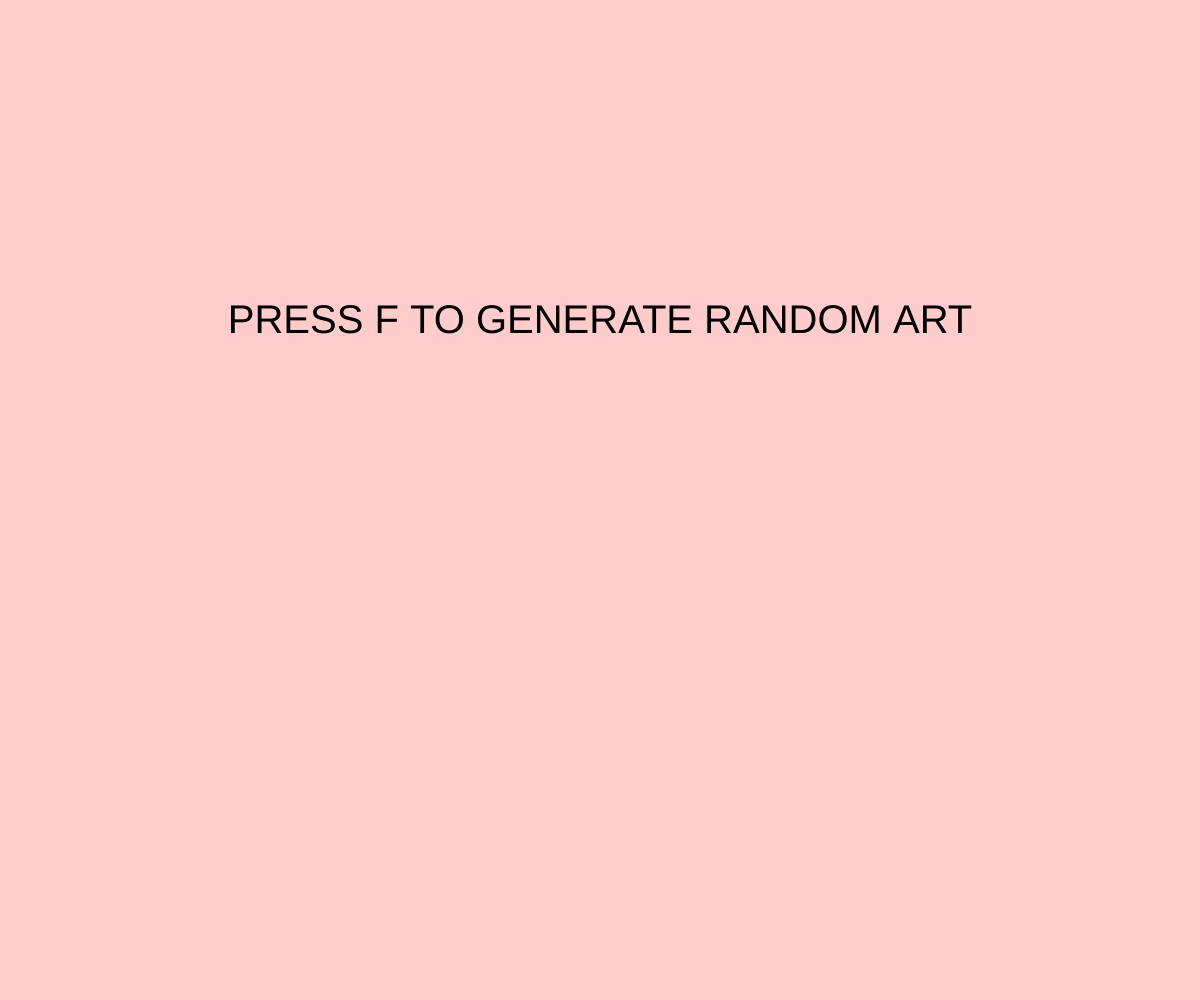
Frame 1 (no input)
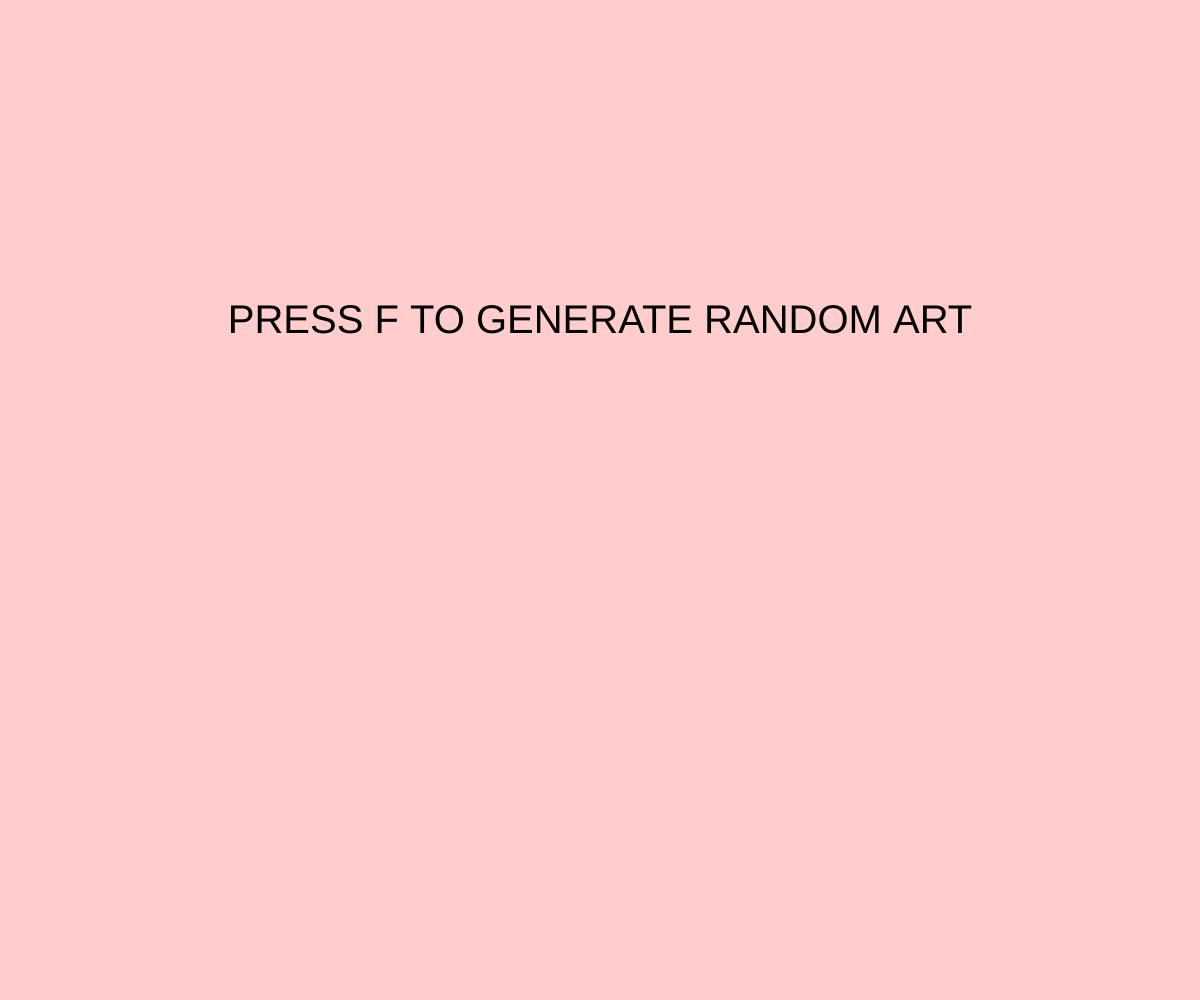
Frame 60 (no input)
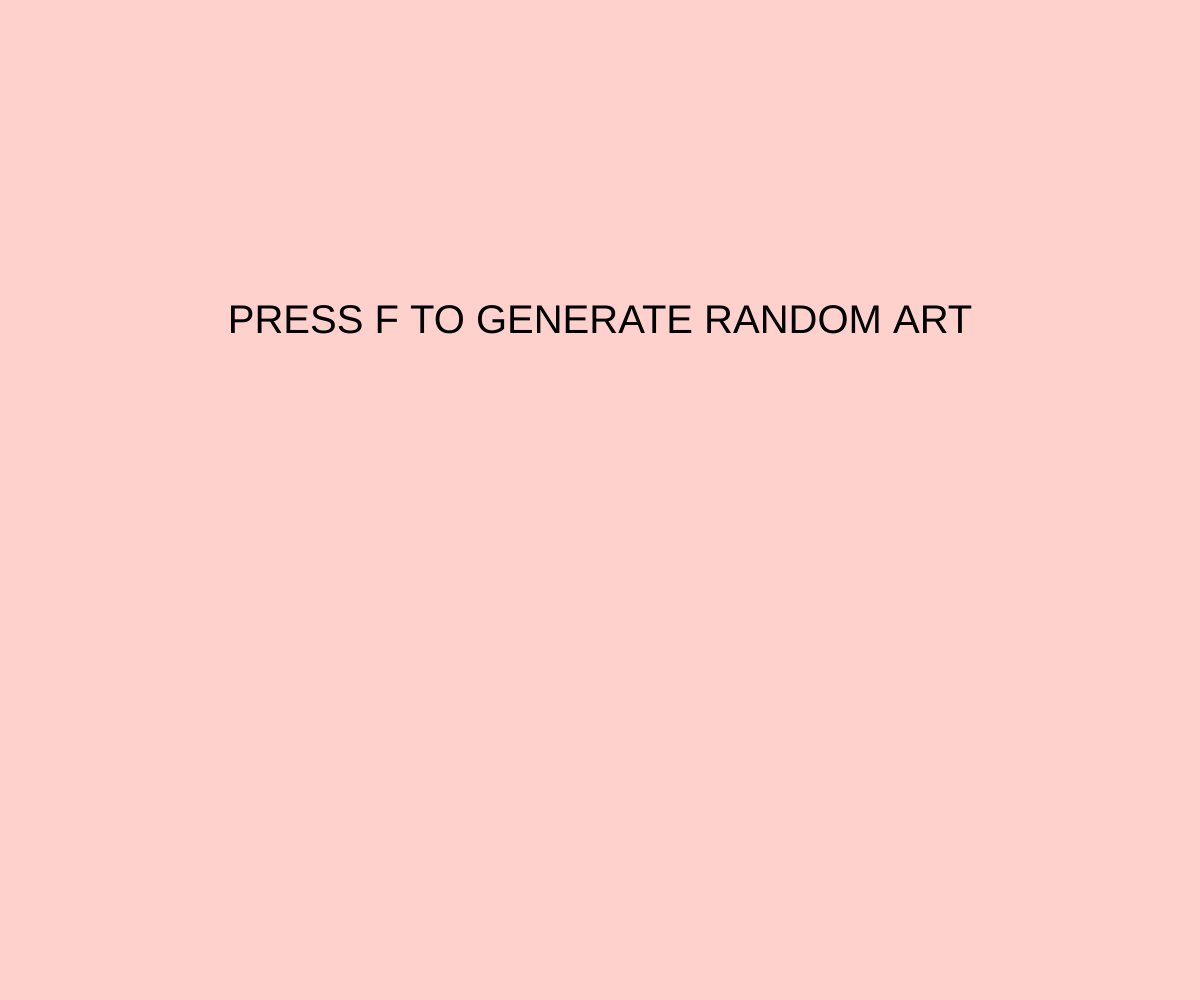
Frame 120 (the mouse pressed at the canvas centre since frame 60)

The p5.js sketch that drew these frames (run headless with seeded random() and noise() and a simulated clock; from frame 60 on, the mouse is pressed at the canvas centre):

// p5.js sketch
// ── sketch.js
var state = 0;
var scrHue = 0;
var turnTimes;
var avgScr;
var currentTurtle;
var startAngle, turnAngle, turnDelay, density, width, hInit, sInit, bInit, hChange, sChange, bChange;
var turtles = [];

function Turtle(initX, initY) {
  this.oldPosition = new p5.Vector(initX,initY);
  this.position = new p5.Vector(initX, initY);
  this.nextStep = new p5.Vector(0, 0);
  this.step = function() {
    this.oldPosition.set(this.position);
    this.position.add(this.nextStep);
    stroke(currentColor[0], currentColor[1], currentColor[2]);
    line(this.oldPosition.x, this.oldPosition.y, this.position.x, this.position.y);
    
    console.log(this.angle);
    this.nextStep = p5.Vector.fromAngle(currentAngle += turnAngle).normalize().mult(turnDelay);
    currentColor = [currentColor[0] + hChange, currentColor[1] + sChange, currentColor[2] + bChange];
    if(currentColor[0] > 100) {
      currentColor[0] -= 100;
    } if(currentColor[0] < 0) {
      currentColor[0] += 100;
    }
  }
  this.draw = function() {
    for(var i = 0; i < turnTimes; i++) {
      this.step();
    }
  }
}

function initArt() {
	turtles = [];
  startAngle = random(360);
  turnAngle = random(-360,360);
  turnDelay = random(avgScr/150,avgScr/25);
  xDensity = random(avgScr/150, avgScr/10);
  yDensity = random(avgScr/150, avgScr/10);
  lineWidth = random(avgScr/500, avgScr/50);
  hInit = random(100);
  sInit = random(100);
  bInit = random(100);
  turnTimes = random(20);
  hChange = random(-10,10);
  sChange = random(-10,10);
  bChange = random(-10,10);
	currentAngle = startAngle;
  if(random(2) < 1) {
    background(0,0,0);
  } else {
    background(0,0,100);
  }
	
	for(var x = 0 - xDensity; x < width + xDensity; x += xDensity) {
    for(var y = 0 - yDensity; y < height + yDensity; y += yDensity) {
      turtles.push(new Turtle(x,y));
      console.log('new turtle at ' + x + y);
    }
  }
	
	console.log(turtles.length);
}

function doArt() {
  strokeWeight(lineWidth);
  
	currentColor = [hInit, sInit, bInit];
	console.log('doing art on turtle ' + currentTurtle);
  turtles[currentTurtle].draw();
	
	currentTurtle++;
  
  if(currentTurtle === turtles.length) {
		state = 3;
	}
}

function setup() {
  canvas = createCanvas(window.innerWidth, window.innerHeight);
	frameRate(144);
  colorMode(HSB, 100);
  avgScr = (width+height)/2;
  textAlign(CENTER);
}

function draw() {
  if(state === 0) {
    background(scrHue,20,100);
    textSize(width/30);
    strokeWeight(0);
    text("PRESS F TO GENERATE RANDOM ART", width/2, height/3);
    scrHue += 0.0125;
    if(scrHue > 100) {
      scrHue -= 100;
    }
  } else if(state === 1) {
    background(scrHue,20,100);
    text("LOADING...", width/2, height/3);
    state = 2;
		currentTurtle = 0;
		initArt();
  } else if(state === 2) {
    doArt();
  }
}

function keyPressed() {
  if(state === 0 && key === "F") {
    state = 1;
  } else if(state === 3 && key === "F") {
    state = 0;
  }
}
